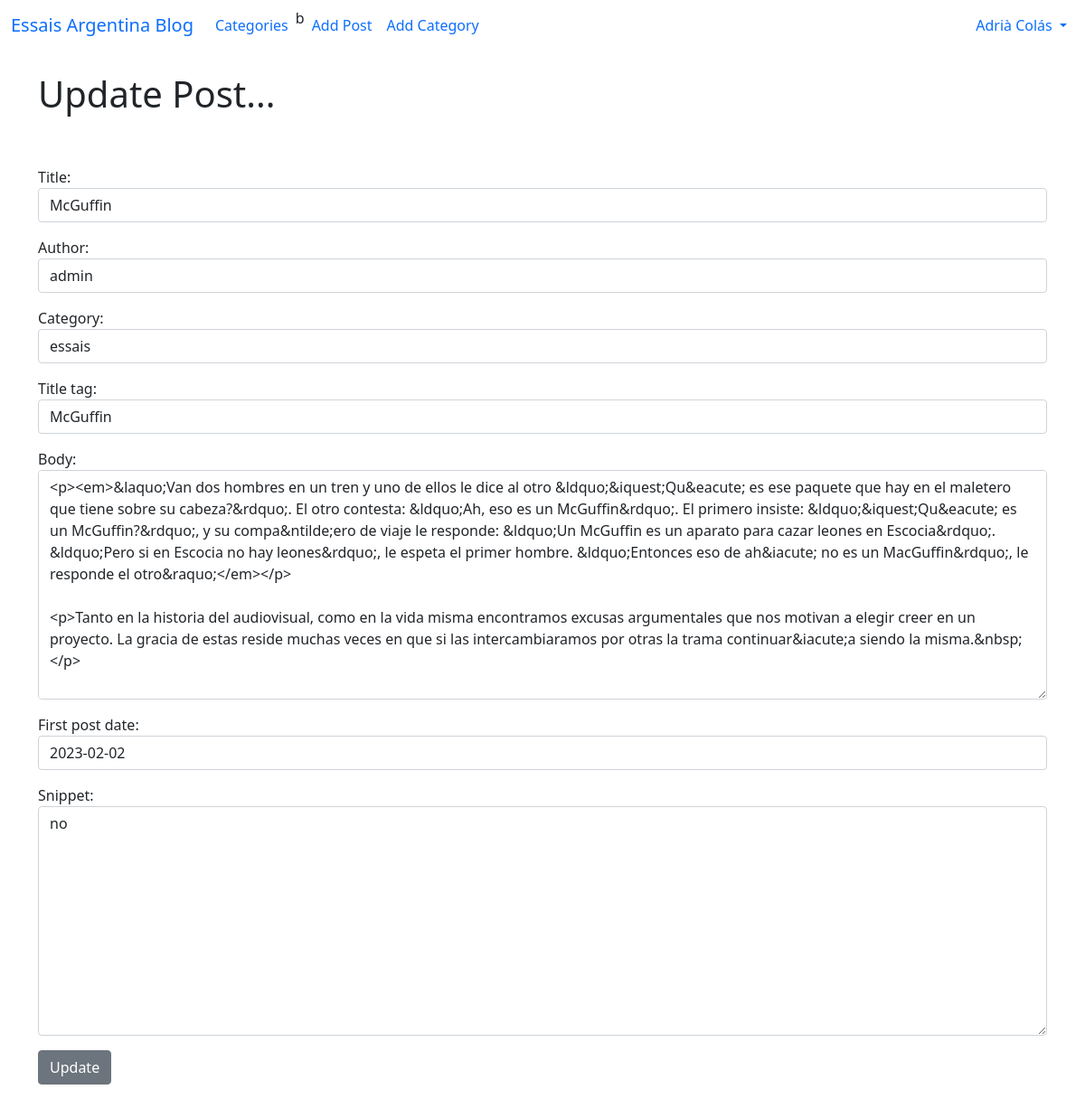
Page /article/edit/13 (signed in) on the earlier database version.
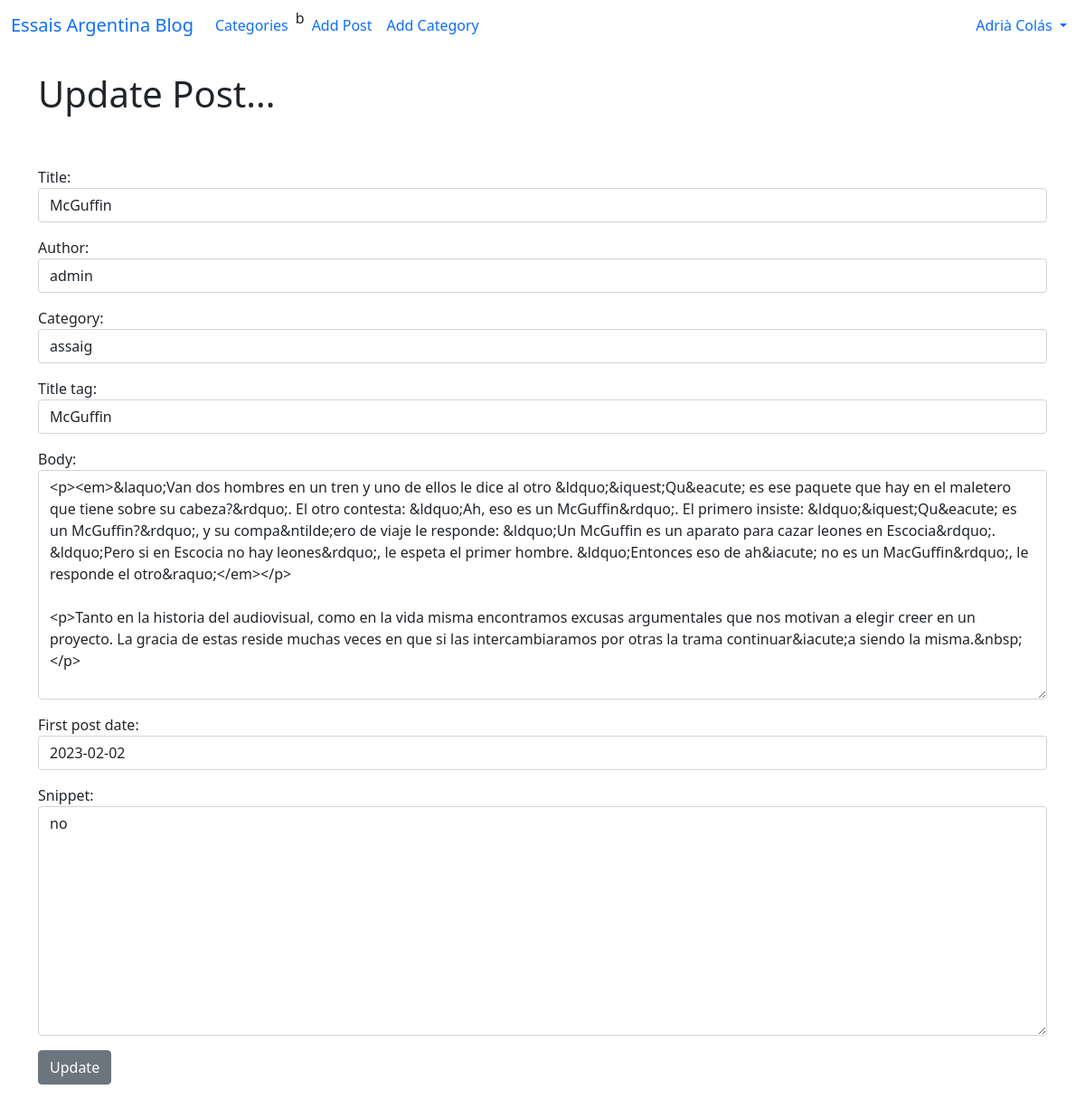
Same page on the later database version.
### theblog/models.py (models this page shows, shortened)
class Post(models.Model):
    title = models.CharField(max_length=255)
    header_image = models.ImageField(null=True, blank=True, upload_to = "images/")
    title_tag = models.CharField(max_length=255)
    author = models.ForeignKey(User, on_delete=models.CASCADE)
    body = RichTextField(blank=True, null=True)
    post_date = models.DateField(auto_now_add=True)
    first_post_date = models.DateField(default = date.today())
    category = models.CharField(max_length= 255, default='uncategorized')
    snippet = models.CharField(max_length= 255)
    likes = models.ManyToManyField(User, related_name = 'blog_posts')

### theblog/views.py (the view)
# urls.py: path('article/edit/<int:pk>', UpdatePostView.as_view(), name="update_post"),
class UpdatePostView(UpdateView):
    model = Post
    form_class = EditForm
    template_name = 'update_post.html'

### theblog/forms.py
class EditForm(forms.ModelForm):
    class Meta:
        model = Post
        fields = ('title', 'author', 'category', 'title_tag', 'body', 'first_post_date', 'snippet')
        widgets = {
            'title': forms.TextInput(attrs={'class':'form-control', 'placeholder' : 'This is Title Placeholder stuff'}),
            'title_tag': forms.TextInput(attrs={'class': 'form-control'}),
            'author': forms.Select(attrs={'class': 'form-control'}),
            'category': forms.Select(choices=choice_list, attrs={'class': 'form-control'}),
            'body': forms.Textarea(attrs={'class': 'form-control'}),
            'first_post_date': forms.DateInput(attrs={'class': 'form-control'}),
            'snippet': forms.Textarea(attrs={'class': 'form-control'}),
        }

### theblog/templates/update_post.html (shortened to what this page needs)
{% extends 'base.html' %}
{% block content %}
{% if user.is_authenticated %}
    {% if user.id == post.author.id or user.id == 1 %}
        <h1>Update Post...</h1>
        <br/><br/>
        <div class="mb-3">
            <form method= "POST">
                {{ form.as_p }}
                <button class="btn btn-secondary">Update</button>
        </form>
        </div>
    {% else %}
        You are not allowed here!
    {% endif %}
{% else %}
You are not allowed here! (and you know it...)
{% endif %}
{% endblock %}

Differences in the rows shown:
changed Post "McGuffin": category "essais" → "assaig"
